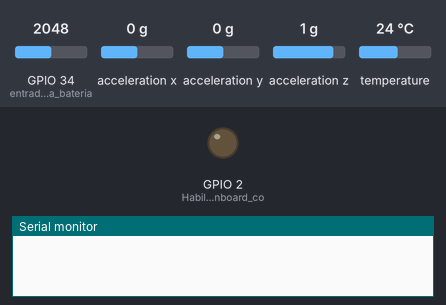
A sketch run on a simulated ESP32. On the bench: output pins drawn as LEDs (lit = HIGH), the last lines printed to the serial monitor. Wiring (inferred from the names in the program): MMA8452 accelerometer at I2C address 0x1D; DS3231 clock at I2C address 0x68. Dashed ring = blinking. Inputs (shaded band) come from the test bench; at power-on: GPIO 34 (entrada_da_bateria) = 2048, acceleration x 0 g, acceleration y 0 g, acceleration z 1 g, temperature 24 °C. WiFi joins after 1.5 s; servers stay silent unless stated; the local clock reads 2024-03-15 10:24:30 at power-on unless the sketch sets it; storage starts empty.

Above: at 0.1 s.
At 3.22 s:
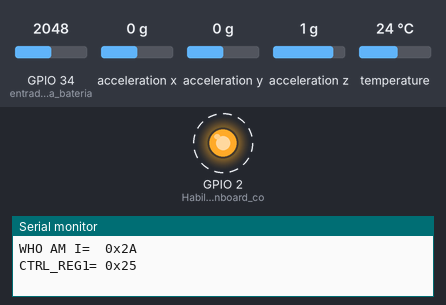
Timing chart, 0 to 6.0 s (numbered marks = the images above):
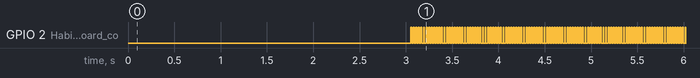

Measured:
- by itself, GPIO 2 (Habilita_o_LED_onboard_co): alternates HIGH for 0.01 s and LOW for 0.02 s

The sketch:

ESP_Acel_Remota1_V2.1.ino
```cpp
// (licence header left out)
/*atualizado em 12/10/2019 - gravando no cartão SD
/*Programa para medição de aceleração para estruturas metalicas ou concreto.
   desenvolvido para o TCC da Mauá em 2019.
   Utiliza o acelerometro MMA8451 placa da Adafruit, este acelerometro tem um nivel
   de ruido baixo se comparado com os concorrentes.
 23/10/2019 - revisado geral e retirado o Serial.print
  09/11 acrescentado calculo de freqeuncia de amostragem */

#include <SD.h>
#include <SPI.h>
#include <Wire.h>
#include <WiFi.h>
#include <WiFiUdp.h>

#include <RTClib.h>

#include "FS.h"
#define DS3231_TEMPERATURE_ADDR     0x11
#define DS3231_I2C_ADDR             0x68
WiFiUDP udp;//Cria um objeto da classe UDP.

const float grav = 9.80665; // m/s2
int contador1=0;
unsigned long Contador = 1;

/********************** Configurações do RTC *******************************/
char daysOfTheWeek[7][12] = {"Sunday", "Monday", "Tuesday", "Wednesday", "Thursday", "Friday", "Saturday"};
RTC_DS3231 rtc;
char Tempo [15];// array de concatenação de informações.

/********************** Configurações do WiFi *******************************/
const String Nome = "Remota1"; // nome do unidade sensora

#define Addr 0x1D // MMA8451Q I2C address is 0x1D(28)

int Pino_CS = 5;// CS do cartão SD.

String DataString;
String TimeString;
String Data_Comp;
int carga_Bat;
double tempC;

float StartTime ;
float CurrentTime;
float ElapsedTime;
double FreqReal;// Frequencia de amostragem FS

/********************** Inicio do programa 1 loop *******************************/

void setup() {

  pinMode(2, OUTPUT);//Habilita o LED onboard como saida.
  digitalWrite(2, LOW);//Desliga o LED.
  Serial.begin(115200);
  pinMode(34,  INPUT);// entrada da bateria


/********************** verificação do RTC *******************************/
  if (! rtc.begin()) {
    Serial.println("Couldn't find RTC");
       while (1);
  }

      //rtc.adjust(DateTime(2019, 10, 13, 18, 53, 0));


/********************** Abre comunicação com o Wire**************************/

  // Initialise I2C communication as MASTER
  Wire.begin();

/********************** ativação do cartão SD**************************/
  //Inicia o cartao SD
   if (!SD.begin(Pino_CS))  { while (1);  }
  uint8_t cardType = SD.cardType();
  if(cardType == CARD_NONE){return;}

/********************** Abre conexão com o WiFi**************************/
  // Conectar ao WiFi
  WiFi.mode(WIFI_STA);//Define o ESP32 como Station.
  WiFi.begin("ESP32_TCC", ""); //WiFi.begin(ssid, password);
  // Aguardando conexão do WiFi
  int c = 0;
  do {
    if (WiFi.status() != WL_CONNECTED)
    {delay(500); }
    else {
      long rssi = WiFi.RSSI();
      break;
    }
    c++;
  } while (c < 5);// tenta 10 vezes a conexão se não conseguir pula


   // Start I2C Transmission
  Wire.beginTransmission(Addr);
  Wire.write(0x2A);// Select control register
  Wire.write(0x00);// StandBy mode
  Wire.endTransmission(true); // Stop I2C Transmission

  // Start I2C Transmission
  Wire.beginTransmission(Addr);
  Wire.write(0x2A);// Select control register
  Wire.write(0x24);// StandBy mode, LNOISE, ODR=50Hz
  Wire.endTransmission(true); // Stop I2C Transmission

  // Start I2C Transmission
  Wire.beginTransmission(Addr);
  Wire.write(0x0E);// Select control register
  Wire.write(0x00);// Set range to +/- 2g
  Wire.endTransmission(true);// Stop I2C Transmission

  // Start I2C Transmission
  Wire.beginTransmission(Addr);// Select control register
  Wire.write(0x0F);// Seleciona a faixa mais baixa de corte da frequencia
  Wire.write(0x03);// Stop I2C Transmission
  Wire.endTransmission(true);

  // Start I2C Transmission
  Wire.beginTransmission(Addr); // Select control register
  Wire.write(0x2A); // Active mode
  Wire.write(0x25);
  Wire.endTransmission(true);// Stop I2C Transmission

  delay(1500);


  /****************verificação dos dados gravados no MMA8451****************************/

  uint8_t Registro;
  Wire.beginTransmission(Addr);     // inicia comunicação com endereço do MMA8451
  Wire.write(0x0D);                      // envia o registro com o qual se deseja trabalhar
  Wire.endTransmission(false);          // termina transmissão mas continua com I2C aberto (envia STOP e START)
  Wire.requestFrom(Addr, 1);        // configura para receber 1 byte do registro escolhido acima
  Registro = Wire.read();
  Serial.println("");
  Serial.print("WHO AM I=  0x");
  Serial.println(Registro, HEX);  // deve aparecer 0x1A

  Wire.beginTransmission(Addr);     // inicia comunicação com endereço do MPU6050
  Wire.write(0x2A);                // envia o registro com o qual se deseja trabalhar
  Wire.endTransmission(false);     // termina transmissão mas continua com I2C aberto (envia STOP e START)
  Wire.requestFrom(Addr, 1);       // configura para receber 1 byte do registro escolhido acima
  Registro = Wire.read();
  Serial.print("CTRL_REG1= 0x");
  Serial.println(Registro, HEX);  // deve aparecer 0x25

}

/**********************programa principal loop infinito *******************************/
void loop() {
   StartTime = millis();// guarda o inicio do ciclo
  uint8_t Status;
  uint8_t data[6];
  Wire.beginTransmission(Addr);     // inicia comunicação com endereço do MPU6050
  Wire.write(0x00);                      // envia o registro com o qual se deseja trabalhar
  Wire.endTransmission(false);          // termina transmissão mas continua com I2C aberto (envia STOP e START)
  Wire.requestFrom(Addr, 1);        // configura para receber 1 byte do registro escolhido acima
  Status = Wire.read();
  Status = bitRead(Status, 3);
  if (Status == 1) {
    Wire.beginTransmission(Addr);     // inicia comunicação com endereço do MPU6050
    Wire.write(0x01);                      // envia o registro com o qual se deseja trabalhar
    Wire.endTransmission(false);          // termina transmissão mas continua com I2C aberto (envia STOP e START)
    Wire.requestFrom(Addr, 6);    // Request 6 bytes of data

    //xAccl msb, xAccl lsb, yAccl msb, yAccl lsb, zAccl msb, zAccl lsb
    if (Wire.available() == 6)
    {
      data[1] = Wire.read();
      data[2] = Wire.read();
      data[3] = Wire.read();
      data[4] = Wire.read();
      data[5] = Wire.read();
      data[6] = Wire.read();
    }
  }
  Wire.endTransmission(true);
  /* Convert the data to 14-bits, não mexer na rotina
      é complicado de resolver, o dado lido é em complemento
      de 2.
  */
  uint16_t Rx = data[1]; double x_g; double x_v;
  uint16_t Ry = data[3]; double y_g; double y_v;
  uint16_t Rz = data[5]; double z_g; double z_v;

  Rx <<= 8; Rx = Rx | data[2]; Rx >>= 2;
  x_g = Rx / 4096.0; x_v = x_g*grav;
  if (data[1] > 0x7F)
  {
    Rx = (~Rx) + 1; Rx &= 0x3FFF;
    x_g = -1 * Rx;
    x_g = x_g / 4096.0; x_v = x_g*grav;
  }
  Ry <<= 8; Ry = Ry | data[4]; Ry >>= 2;
  y_g = Ry / 4096.0; y_v = y_g*grav;
  if (data[3] > 0x7F)
  {
    Ry = (~Ry) + 1; Ry &= 0x3FFF;
    y_g = -1 * Ry;
    y_g = y_g / 4096.0; y_v = y_g*grav;
  }
  Rz <<= 8; Rz = Rz | data[6]; Rz >>= 2;
  z_g = Rz / 4096.0; z_v = z_g*grav;
  if (data[5] > 0x7F)
  {
    Rz = (~Rz) + 1; Rz &= 0x3FFF;
    z_g = -1 * Rz;
    z_g = z_g / 4096.0; z_v = z_g*grav;
  }


    DateTime now = rtc.now();
    TimeString =String(now.month()) +"/"+String(now.day())+ ";" + String(now.hour()) + ":" + String(now.minute()) + ":" + String(now.second());
    DataString = ";" + String (Contador)+";"+ String(x_v, 5) + ";" + String(y_v, 5) + ";" + String(z_v, 5)+ ";" + String(FreqReal, 0) + ";";
    sprintf(Tempo,"%2d/%02d;%02d:%02d:%02d", now.day(),now.month(),now.hour(),now.minute(), now.second());
    Bateria ();
    mostra_Temper();
    Data_Comp = Nome +";"+ Tempo + DataString + String (carga_Bat)+";"+ String(tempC,2);

    if(!SD.exists("/Sensor1.txt")){writeFile(SD, "/Sensor1.txt",0);}
    if(SD.exists("/Sensor1.txt")){appendFile(SD, "/Sensor1.txt",0);}

    //Serial.println(FreqReal, 0);
    if (WiFi.status() == WL_CONNECTED)//Só ira enviar dados se estiver conectado.
   {
      udp.beginPacket("192.168.4.1", 555);//Inicializa o pacote de transmissao ao IP e PORTA.
      udp.println(Data_Comp);//Adiciona-se o valor ao pacote.
      udp.endPacket();//Finaliza o pacote e envia.

      digitalWrite(2, 1);//-
      delay(10);//controla a frequencia de amostragem dos acelerometros (cuidado ao alterar)
      digitalWrite(2, 0);//Pisca o led rapidamente apos enviar.
   }
   else//Caso nao esteja com uma conexao estabelicida ao host, piscara lentamente.
   {
      digitalWrite(2, 0);
      delay(5);
      digitalWrite(2, 1);
      delay(5);
      //ESP.restart();
   }

  Contador = ++Contador;
      CurrentTime = millis();
     ElapsedTime = CurrentTime - StartTime;// calcula quanto tempo ficou executando
     FreqReal= 1/(ElapsedTime/1000); // converte o delta tempo em frequencia
}


/****************Inicio das subrotinas********/


void mostra_Temper (void){
    tempC = DS3231_get_treg();
      }

 float DS3231_get_treg()
{
    double rv;

    uint8_t temp_msb, temp_lsb;
    int8_t nint;

    Wire.beginTransmission(DS3231_I2C_ADDR);
    Wire.write(DS3231_TEMPERATURE_ADDR);
    Wire.endTransmission();

    Wire.requestFrom(DS3231_I2C_ADDR, 2);
    temp_msb = Wire.read();
    temp_lsb = Wire.read() >> 6;

    if ((temp_msb & 0x80) != 0)
        nint = temp_msb | ~((1 << 8) - 1);      // if negative get two's complement
    else
        nint = temp_msb;

    rv = 0.25 * temp_lsb + nint;

    return rv;
}
void Bateria (void){

  carga_Bat = map (analogRead(34),2767,4095,0,100);

}
void writeFile(fs::FS &fs, const char * path, const char * message){
    File file = fs.open(path, FILE_WRITE);
    if(!file){return;}
    if(file.println(message)){file.close();}
}

void appendFile(fs::FS &fs, const char * path, const char * message){
    File file = fs.open(path, FILE_APPEND);
    if(!file){ return;}
    if(file.print(Tempo)){file.println(DataString);
      file.close();}
}
```
